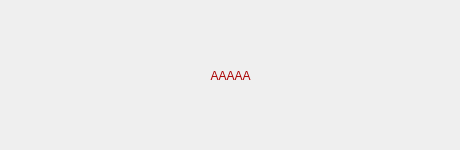
<?xml version="1.0" encoding="UTF-8"?>
<ui version="4.0">
 <class>NowTimeDlg</class>
 <widget class="QDialog" name="NowTimeDlg">
  <property name="geometry">
   <rect>
    <x>0</x>
    <y>0</y>
    <width>460</width>
    <height>150</height>
   </rect>
  </property>
  <property name="minimumSize">
   <size>
    <width>460</width>
    <height>150</height>
   </size>
  </property>
  <property name="maximumSize">
   <size>
    <width>460</width>
    <height>150</height>
   </size>
  </property>
  <property name="windowTitle">
   <string>NowTimeDlg</string>
  </property>
  <property name="autoFillBackground">
   <bool>true</bool>
  </property>
  <widget class="QLabel" name="label">
   <property name="geometry">
    <rect>
     <x>0</x>
     <y>0</y>
     <width>461</width>
     <height>151</height>
    </rect>
   </property>
   <property name="styleSheet">
    <string notr="true">font: 12pt &quot;华文中宋&quot;;
color: rgb(170, 0, 0);</string>
   </property>
   <property name="text">
    <string>AAAAA</string>
   </property>
   <property name="scaledContents">
    <bool>true</bool>
   </property>
   <property name="alignment">
    <set>Qt::AlignCenter</set>
   </property>
   <property name="wordWrap">
    <bool>false</bool>
   </property>
  </widget>
 </widget>
 <layoutdefault spacing="6" margin="11"/>
 <resources>
  <include location="AlarmClock.qrc"/>
 </resources>
 <connections/>
</ui>
